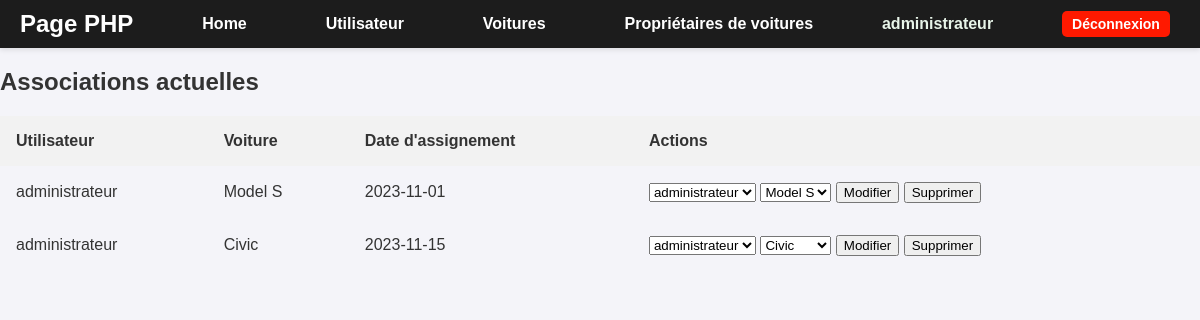
The page /public/php/home.php (signed in) on the database its author committed.
### tables this page shows
CREATE TABLE IF NOT EXISTS cars_users (
    id_user INT NOT NULL,
    id_car INT NOT NULL,
    assigned_at DATE,
    PRIMARY KEY (id_user, id_car),
    FOREIGN KEY (id_user) REFERENCES users(id),
    FOREIGN KEY (id_car) REFERENCES cars(id)
);

CREATE TABLE IF NOT EXISTS users (
    id INT AUTO_INCREMENT PRIMARY KEY,
    username VARCHAR(50) NOT NULL UNIQUE,
    email VARCHAR(100) NOT NULL UNIQUE,
    password VARCHAR(255) NOT NULL,
    created_at TIMESTAMP DEFAULT CURRENT_TIMESTAMP
);

CREATE TABLE IF NOT EXISTS cars (
    id INT NOT NULL AUTO_INCREMENT PRIMARY KEY,
    model VARCHAR(255) NOT NULL,
    brand VARCHAR(255) NOT NULL,
    price DECIMAL(8,2) CHECK (price >= 0),
    build_at DATE
);

### www/public/php/home.php (the view, shortened to what this page needs)
<?php
    require_once './../../entities/User.php';
    $db = connect();
    $usersQuery = $db->prepare("SELECT id, username FROM users WHERE username = :username ");
    $usersQuery->execute(['username' => $username]);
    $users = $usersQuery->fetchAll(PDO::FETCH_ASSOC);
    $carsQuery = $db->query("SELECT id, model FROM cars");
    $cars = $carsQuery->fetchAll(PDO::FETCH_ASSOC);
    if ($users) {
    $carsUserQuery = $db->prepare("
        SELECT cu.id_user, cu.id_car, cu.assigned_at, u.username, c.model
        FROM cars_users cu
        JOIN users u ON cu.id_user = u.id
        JOIN cars c ON cu.id_car = c.id
        WHERE cu.id_user = :user_id
    ");
    $carsUserQuery->execute(['user_id' => $users[0]['id']]);
    $carsUsers = $carsUserQuery->fetchAll(PDO::FETCH_ASSOC);
}else{
    $carsUsers = null;
}
?>
<!DOCTYPE html>
<html lang="fr">
    <head>
        <link rel="stylesheet" href=".\..\css\header.css">
        <link rel="stylesheet" href=".\..\css\global.css">
    </head>
    <body>
    <?php include './include/header.php'; ?>
    <?php if ($carsUsers): ?>
            <h2>Associations actuelles</h2>
            <table>
                <thead>
                    <tr>
                        <th>Utilisateur</th>
                        <th>Voiture</th>
                        <th>Date d'assignement</th>
                        <th>Actions</th>
                    </tr>
                </thead>
                <tbody>
                    <?php foreach ($carsUsers as $carsUser): ?>
                        <tr>
                            <td><?= htmlspecialchars($carsUser['username']) ?></td>
                            <td><?= htmlspecialchars($carsUser['model']) ?></td>
                            <td><?= htmlspecialchars($carsUser['assigned_at']) ?></td>
                            <td>
                                <form method="POST" style="display:inline;">
                                    <select name="new_user_id" required>
                                        <?php foreach ($users as $user): ?>
                                            <option value="<?= $user['id'] ?>" <?= $user['id'] == $carsUser['id_user'] ? 'selected' : '' ?>>
                                                <?= htmlspecialchars($user['username']) ?>
                                            </option>
                                        <?php endforeach; ?>
                                    </select>
                                    <select name="new_car_id" required>
                                        <?php foreach ($cars as $car): ?>
                                            <option value="<?= $car['id'] ?>" <?= $car['id'] == $carsUser['id_car'] ? 'selected' : '' ?>>
                                                <?= htmlspecialchars($car['model']) ?>
                                            </option>
                                        <?php endforeach; ?>
                                    </select>
                                    <button type="submit" name="update">Modifier</button>
                                </form>
                                <form method="POST" style="display:inline;">
                                    <button type="submit" name="delete">Supprimer</button>
                                </form>
                            </td>
                        </tr>
                    <?php endforeach; ?>
                </tbody>
            </table>
        <?php else: ?>
            <p>Aucune association utilisateur-véhicule trouvée.</p>
        <?php endif; ?>
    </body>
</html>

### www/public/css/global.css (style rules this page uses)
body { font-family: Arial, sans-serif; margin: 0; padding: 0; background-color: #f4f4f9; color: #333; }
table { font-family: Arial, sans-serif; border-collapse: collapse; width: 100%; }
th, td { padding: 16px; text-align: left; }
th { background-color: #f2f2f2; }

### rows shown on the page
cars_users: id_user.username "administrateur", id_car.model "Model S", assigned_at "2023-11-01", new_user_id "administrateur", new_car_id "Model S"
cars_users: id_user.username "administrateur", id_car.model "Civic", assigned_at "2023-11-15", new_user_id "administrateur", new_car_id "Civic"

### other values the page prints
$username "administrateur"
